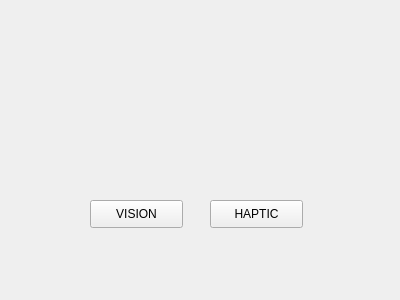
<?xml version="1.0" encoding="UTF-8"?>
<ui version="4.0">
 <class>contents</class>
 <widget class="QWidget" name="contents">
  <property name="geometry">
   <rect>
    <x>0</x>
    <y>0</y>
    <width>400</width>
    <height>300</height>
   </rect>
  </property>
  <property name="windowTitle">
   <string>Form</string>
  </property>
  <widget class="QStackedWidget" name="stWidget">
   <property name="geometry">
    <rect>
     <x>50</x>
     <y>140</y>
     <width>301</width>
     <height>131</height>
    </rect>
   </property>
   <property name="currentIndex">
    <number>0</number>
   </property>
   <widget class="QWidget" name="page">
    <widget class="QPushButton" name="ct_vision">
     <property name="geometry">
      <rect>
       <x>40</x>
       <y>60</y>
       <width>93</width>
       <height>28</height>
      </rect>
     </property>
     <property name="text">
      <string>VISION</string>
     </property>
    </widget>
    <widget class="QPushButton" name="ct_haptic">
     <property name="geometry">
      <rect>
       <x>160</x>
       <y>60</y>
       <width>93</width>
       <height>28</height>
      </rect>
     </property>
     <property name="text">
      <string>HAPTIC</string>
     </property>
    </widget>
   </widget>
   <widget class="QWidget" name="page_2">
    <widget class="QPushButton" name="btn_vision">
     <property name="geometry">
      <rect>
       <x>30</x>
       <y>80</y>
       <width>93</width>
       <height>28</height>
      </rect>
     </property>
     <property name="text">
      <string>VISION</string>
     </property>
    </widget>
    <widget class="QPushButton" name="vision_close">
     <property name="geometry">
      <rect>
       <x>190</x>
       <y>20</y>
       <width>93</width>
       <height>28</height>
      </rect>
     </property>
     <property name="text">
      <string>CLOSE</string>
     </property>
    </widget>
   </widget>
   <widget class="QWidget" name="page_3">
    <widget class="QPushButton" name="btn_haptic">
     <property name="geometry">
      <rect>
       <x>40</x>
       <y>50</y>
       <width>93</width>
       <height>28</height>
      </rect>
     </property>
     <property name="text">
      <string>HAPTIC</string>
     </property>
    </widget>
    <widget class="QPushButton" name="haptic_close">
     <property name="geometry">
      <rect>
       <x>190</x>
       <y>20</y>
       <width>93</width>
       <height>28</height>
      </rect>
     </property>
     <property name="text">
      <string>CLOSE</string>
     </property>
    </widget>
   </widget>
  </widget>
 </widget>
 <resources/>
 <connections/>
</ui>
